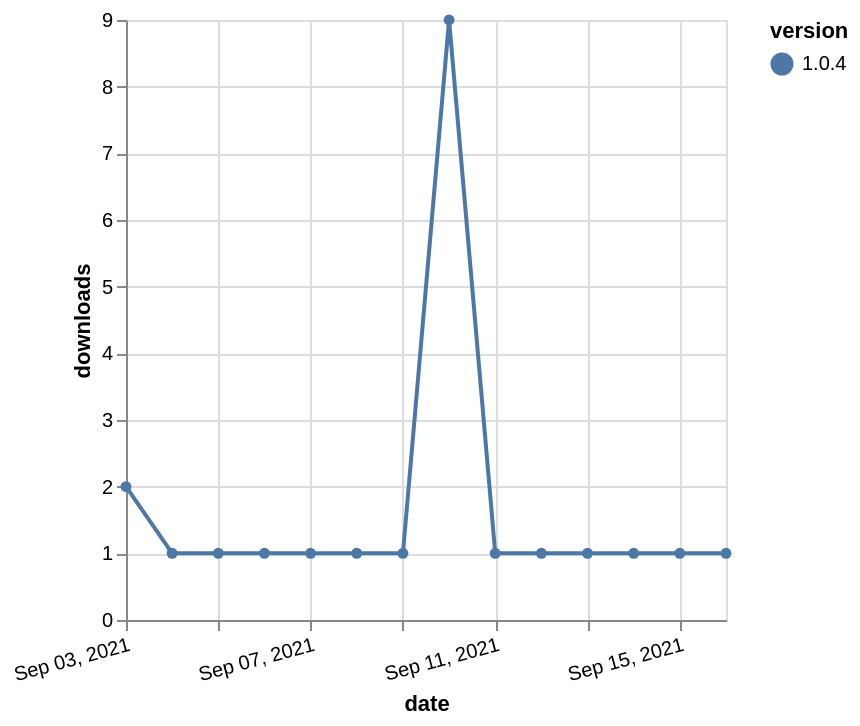

Describe this chart as a Vega-Lite specification.
### Vega-Lite specification from a JSON file in a GitHub repository (floating-point values rounded to 4 significant figures)
{"$schema": "https://vega.github.io/schema/vega-lite/v5.json", "description": "A simple bar chart with embedded data.", "data": {"values": [{"date": "2021-09-03", "total": 607, "delta": 2, "version": "1.0.4"}, {"date": "2021-09-04", "total": 608, "delta": 1, "version": "1.0.4"}, {"date": "2021-09-05", "total": 609, "delta": 1, "version": "1.0.4"}, {"date": "2021-09-06", "total": 610, "delta": 1, "version": "1.0.4"}, {"date": "2021-09-07", "total": 611, "delta": 1, "version": "1.0.4"}, {"date": "2021-09-08", "total": 612, "delta": 1, "version": "1.0.4"}, {"date": "2021-09-09", "total": 613, "delta": 1, "version": "1.0.4"}, {"date": "2021-09-10", "total": 622, "delta": 9, "version": "1.0.4"}, {"date": "2021-09-11", "total": 623, "delta": 1, "version": "1.0.4"}, {"date": "2021-09-12", "total": 624, "delta": 1, "version": "1.0.4"}, {"date": "2021-09-13", "total": 625, "delta": 1, "version": "1.0.4"}, {"date": "2021-09-14", "total": 626, "delta": 1, "version": "1.0.4"}, {"date": "2021-09-15", "total": 627, "delta": 1, "version": "1.0.4"}, {"date": "2021-09-16", "total": 628, "delta": 1, "version": "1.0.4"}]}, "width": "container", "mark": {"type": "line", "point": {"filled": true}}, "encoding": {"x": {"field": "date", "type": "temporal", "timeUnit": "yearmonthdate", "title": "date", "axis": {"labelAngle": -15}}, "y": {"field": "delta", "type": "quantitative", "title": "downloads"}, "color": {"field": "version", "type": "nominal"}, "tooltip": {"field": "delta"}}}
